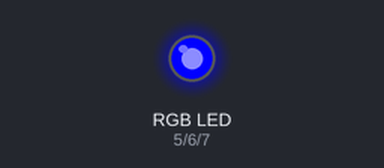
Bench run of a sketch on a simulated Arduino Uno, built with avr-gcc and run on an emulated ATmega328P. Shown: an RGB LED mixed from three pins (HIGH = lit).

Above: at 0.1 s.
Timing chart, 0 to 1.6 s (numbered marks = the images above):
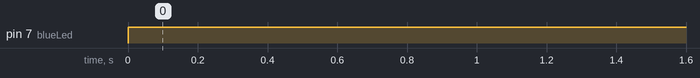

The sketch:

03_rgb_light.ino
```cpp
int greenLed = 6;
int redLed = 5;
int blueLed = 7;

void setup() {
  // put your setup code here, to run once:
  pinMode(greenLed, OUTPUT);
  pinMode(blueLed, OUTPUT);
  pinMode(redLed, OUTPUT);
}

void loop() {
  // put your main code here, to run repeatedly:
  // blue color
  setColor(0, 0, 255);
}

void setColor(int first, int second, int third) {
  analogWrite(redLed, first);
  analogWrite(greenLed, second);
  analogWrite(blueLed, third);
}
```

Measured:
- by itself, pin 7 (blueLed): LOW → HIGH at 0.00 s
